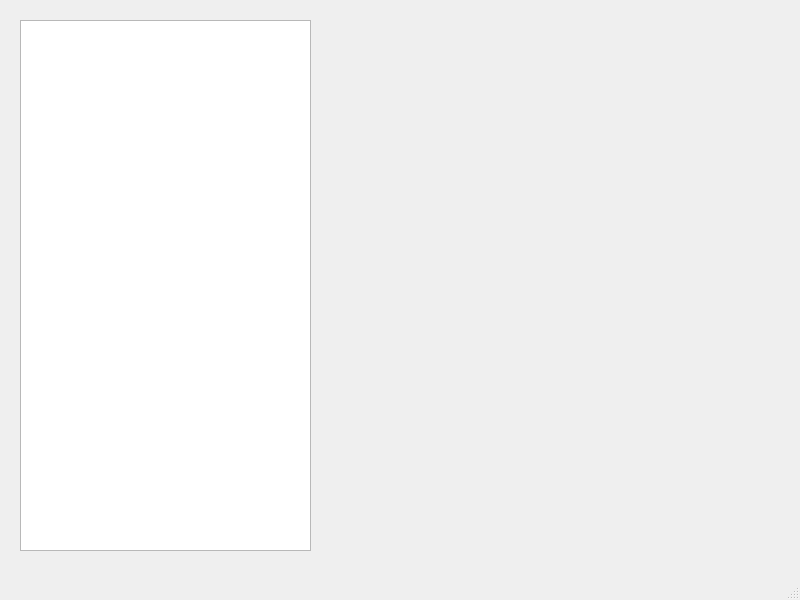
<?xml version="1.0" encoding="UTF-8"?>
<ui version="4.0">
 <class>MainWindow</class>
 <widget class="QMainWindow" name="MainWindow">
  <property name="geometry">
   <rect>
    <x>0</x>
    <y>0</y>
    <width>800</width>
    <height>600</height>
   </rect>
  </property>
  <property name="windowTitle">
   <string>MainWindow</string>
  </property>
  <widget class="QWidget" name="centralwidget">
   <widget class="QGraphicsView" name="tubeImgGView">
    <property name="geometry">
     <rect>
      <x>20</x>
      <y>20</y>
      <width>291</width>
      <height>531</height>
     </rect>
    </property>
   </widget>
  </widget>
  <widget class="QMenuBar" name="menubar">
   <property name="geometry">
    <rect>
     <x>0</x>
     <y>0</y>
     <width>800</width>
     <height>23</height>
    </rect>
   </property>
  </widget>
  <widget class="QStatusBar" name="statusbar"/>
 </widget>
 <resources/>
 <connections/>
</ui>
